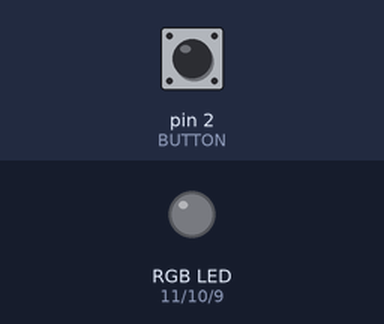
This sketch was run on a simulated Arduino Uno, built with avr-gcc and run on an emulated ATmega328P. Parts: an RGB LED mixed from three pins (HIGH = lit). The inputs (shaded band) are chosen by the test bench; at power-on: pin 2 (BUTTON) LOW. Dim RGB values are drawn brighter than linear; what the sketch prints to the serial monitor is not drawn.

Above: at 1.2 s.
1.3 s: pin 2 (BUTTON) pulled HIGH for 0.15 s
At 2.2 s:
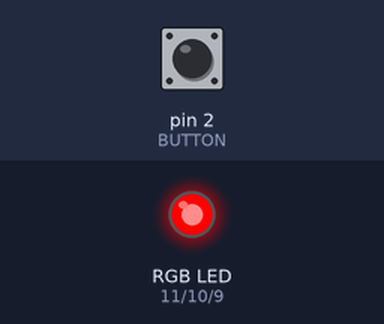
2.9 s: pin 2 (BUTTON) pulled HIGH for 1 s
At 3.4 s:
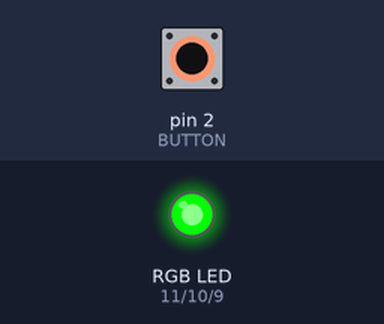
5.4 s: pin 2 (BUTTON) pulled HIGH for 0.15 s
At 6.6 s:
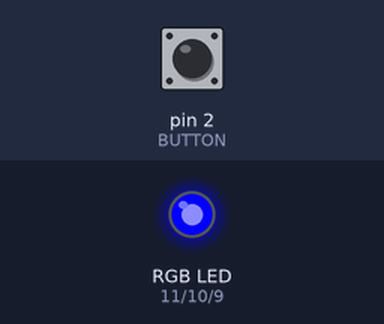
7.0 s: pin 2 (BUTTON) pulled HIGH for 3.2 s
At 7.7 s:
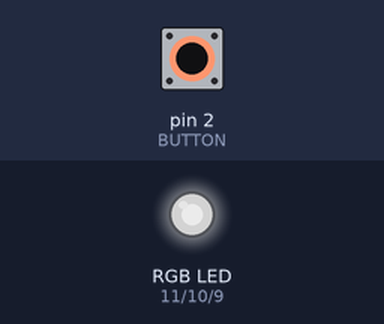
11.7 s: pin 2 (BUTTON) pulsed HIGH 5 times (0.12 s each, 0.3 s apart)
At 12.16 s:
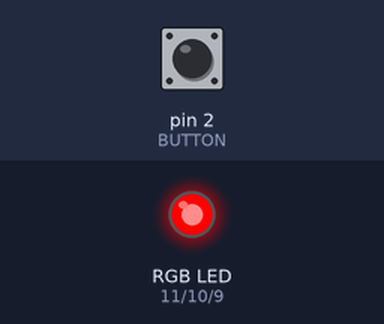
14.7 s: pin 2 (BUTTON) driven HIGH
At 16.1 s:
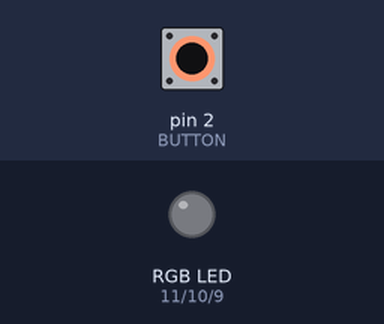
Timing chart, 0 to 17.7 s (numbered marks = the images above; inputs shaded):
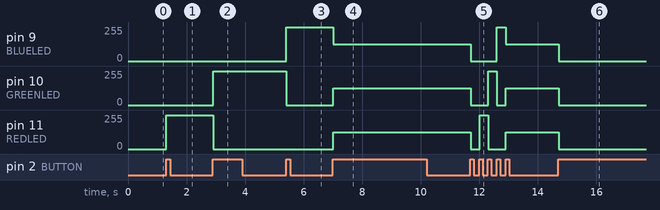

Measured:
- after the input at 1.3 s, pin 11 (REDLED): 0/255 → 255/255 at once
- after the input at 2.9 s, pin 10 (GREENLED): 0/255 → 255/255 at once; pin 11 (REDLED): 255/255 → 0/255 at once
- after the input at 5.4 s, pin 9 (BLUELED): 0/255 → 255/255 at once; pin 10 (GREENLED): 255/255 → 0/255 at once
- after the input at 7.0 s, pin 9 (BLUELED): 255/255 → 127/255 at once; pin 10 (GREENLED), pin 11 (REDLED): 0/255 → 127/255 at once
- after the input at 11.7 s, pin 9 (BLUELED): 127/255 → 0/255 at once, → 255/255 0.89 s later, → 127/255 0.30 s later; pin 10 (GREENLED): 127/255 → 0/255 at once, → 255/255 0.60 s later, → 0/255 0.30 s later, → 127/255 0.30 s later; pin 11 (REDLED): 127/255 → 0/255 at once, → 255/255 0.30 s later, → 0/255 0.30 s later, → 127/255 0.60 s later
- after the input at 14.7 s, pin 9 (BLUELED), pin 10 (GREENLED), pin 11 (REDLED): 127/255 → 0/255 at once

The sketch:

rgbLEDFade.ino
```cpp
const int BLUELED = 9;
const int GREENLED = 10;
const int REDLED = 11;
const int BUTTON = 2;

boolean lastButton = LOW;
boolean currentButton = LOW;
int ledMode = 0;

void setup()
{
  pinMode(BLUELED, OUTPUT);
  pinMode(GREENLED, OUTPUT);
  pinMode(REDLED, OUTPUT);
  pinMode(BUTTON, INPUT);
  Serial.begin(9600);
}

//software debouncing implementation
boolean debounce(boolean last)
{
  boolean current = digitalRead(BUTTON);
  if (last != current)
  {
    delay(5);
    current = digitalRead(BUTTON);
  }
}

//different colors to show rgb LED spectrum
void setMode(int mode)
{
  switch (mode){
    case 1:
      digitalWrite(REDLED, HIGH);
      digitalWrite(BLUELED, LOW);
      digitalWrite(GREENLED, LOW);
      Serial.println("RED");
      break;
    case 2:
      digitalWrite(REDLED, LOW);
      digitalWrite(BLUELED, LOW);
      digitalWrite(GREENLED, HIGH);
      Serial.println("GREEN");
      break;
    case 3:
      digitalWrite(REDLED, LOW);
      digitalWrite(BLUELED, HIGH);
      digitalWrite(GREENLED, LOW);
      Serial.println("BLUE");
      break;
    case 4:
      analogWrite(REDLED, 127);
      analogWrite(BLUELED, 127);
      analogWrite(GREENLED, 127);
      Serial.println("WHITE");
      break;
    default:
      digitalWrite(REDLED, LOW);
      digitalWrite(BLUELED, LOW);
      digitalWrite(GREENLED, LOW);
      Serial.println("NONE");
      break;
  }
}

void loop()
{
  currentButton = debounce(lastButton);
  //debugging
  //Serial.println(currentButton);
  if (lastButton == LOW && currentButton == HIGH)
  {
    ledMode++;
  }
  lastButton = currentButton;
  if(ledMode == 5) ledMode = 0;
  setMode(ledMode);
}
```
